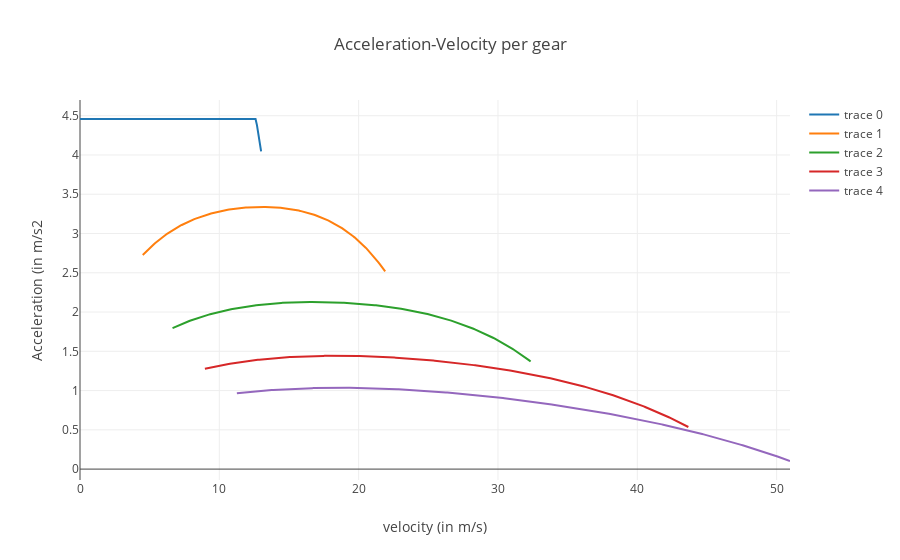

Write notebook code for a chart like this one.
### Code cell
# plots final acceleration curve per gear.
outputs = sol['outputs'] # outputs of the dispatcher
layout = go.Layout(title="Acceleration-Velocity per gear",
                xaxis=dict(title='velocity (in m/s)'),
                yaxis=dict(title='Acceleration (in m/s2'))
data = outputs['discrete_acceleration_curves']
fig = go.Figure(data=data, layout=layout)
iplot(fig)

### Figure 1 — Plotly figure (JSON) as saved in the notebook; plotly's stock layout.template omitted (floating-point values rounded to 4 significant figures; data arrays with more than 128 entries replaced by an {"elided": "..."} marker saying what was removed)
{"data": [{"type": "scatter", "uid": "4690f24f-bcb5-4375-b60f-e76e81ad14e2", "x": {"elided": "131 float values"}, "y": {"elided": "131 float values"}}, {"type": "scatter", "uid": "04c7eaaf-36f7-4f69-a772-131a910f5f14", "x": {"elided": "175 float values"}, "y": {"elided": "175 float values"}}, {"type": "scatter", "uid": "58a97e01-f50e-46a3-b0fb-4e55e8e46325", "x": {"elided": "258 float values"}, "y": {"elided": "258 float values"}}, {"type": "scatter", "uid": "c38a38df-e420-4ef2-8430-0d3447c77921", "x": {"elided": "348 float values"}, "y": {"elided": "348 float values"}}, {"type": "scatter", "uid": "43f65965-dfab-4860-8400-eede81dc412e", "x": {"elided": "398 float values"}, "y": {"elided": "398 float values"}}], "layout": {"title": {"text": "Acceleration-Velocity per gear"}, "xaxis": {"title": {"text": "velocity (in m/s)"}}, "yaxis": {"title": {"text": "Acceleration (in m/s2"}}}}
